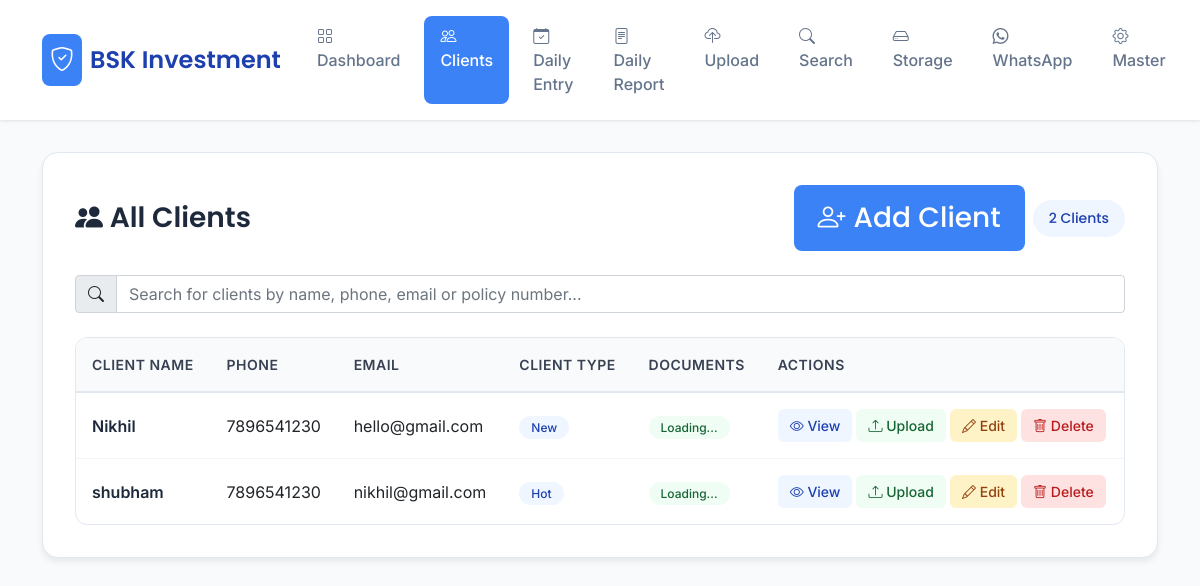
Page /client_list on the earlier database version.
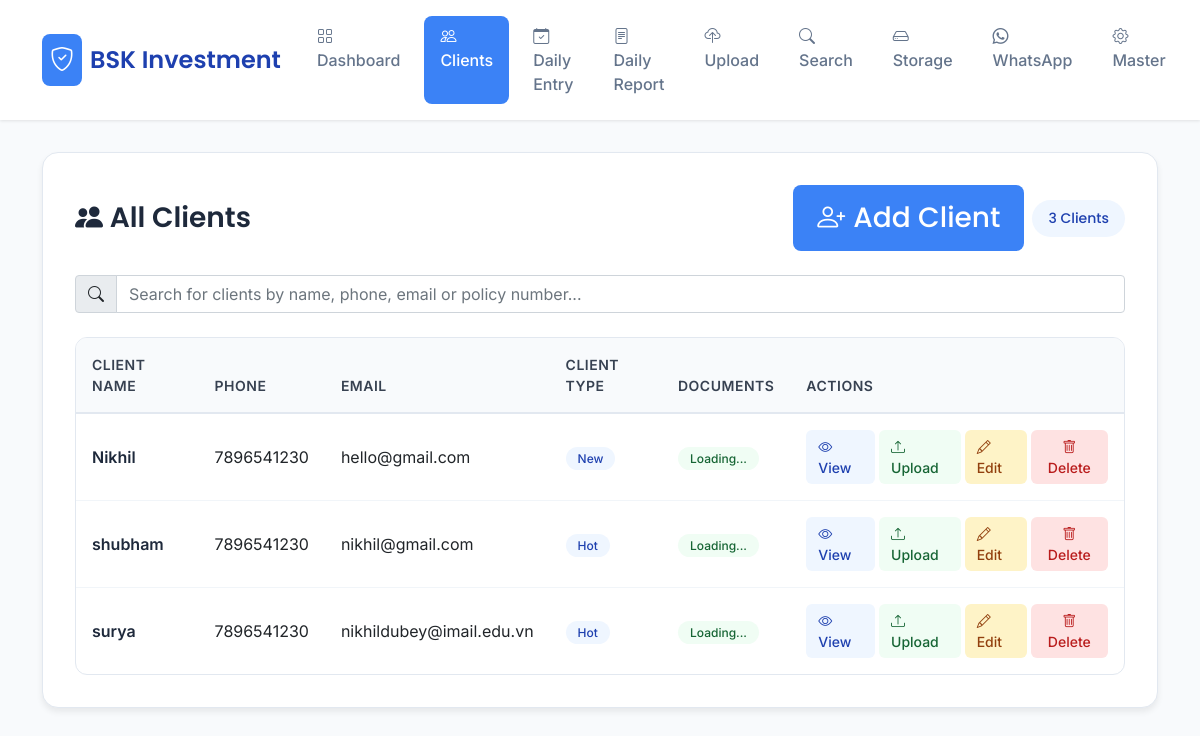
Same page on the later database version.
### tables this page shows
CREATE TABLE clients (
            id INTEGER PRIMARY KEY AUTOINCREMENT,
            name TEXT NOT NULL,
            phone TEXT,
            email TEXT,
            folder_name TEXT,
            client_type TEXT,
            policy_number TEXT,
            pan_card TEXT,
            address TEXT,
            created_at TIMESTAMP DEFAULT CURRENT_TIMESTAMP
        , policy_expiry_date TEXT, premium_amount TEXT, policy_type TEXT);

### app.py (the view)
@app.route('/client_list')
def client_list():
    conn = get_db_connection()
    clients = conn.execute('SELECT * FROM clients ORDER BY name').fetchall()
    conn.close()
    return render_template('client_list.html', clients=clients)

### app.py (called while the page is built)
def get_db_connection():
    try:
        conn = sqlite3.connect('documents.db')
        conn.row_factory = sqlite3.Row
        return conn
    except sqlite3.Error as e:
        logger.error(f"Database connection error: {e}")
        flash("Database connection error. Please try again.", "error")
        return None

### templates/client_list.html (shortened to what this page needs)
<!DOCTYPE html>
<html lang="hi">
<head>
    <link href="https://cdn.jsdelivr.net/npm/bootstrap@5.1.3/dist/css/bootstrap.min.css" rel="stylesheet">
    <link rel="stylesheet" href="https://cdn.jsdelivr.net/npm/bootstrap-icons@1.7.2/font/bootstrap-icons.css">
</head>
{% set active_page = 'clients' %}
{% include '_navbar.html' %}
<div class="container">
        <div class="page-container">
            <div class="page-title">
                <span><i class="bi bi-people-fill"></i> All Clients</span>
                <div class="d-flex gap-2 align-items-center">
                    <a href="/add_client" class="btn-primary-custom">
                        <i class="bi bi-person-plus"></i> Add Client
                    </a>
                    <span class="client-count">{{ clients|length }} Clients</span>
                </div>
            </div>
            <div class="input-group mb-4">
                <span class="input-group-text"><i class="bi bi-search"></i></span>
                <input type="text" id="clientSearch" class="form-control" placeholder="Search for clients by name, phone, email or policy number...">
            </div>
            {% if clients %}
                <div class="table-container">
                    <table class="table">
                        <thead>
                            <tr>
                                <th>Client Name</th>
                                <th>Phone</th>
                                <th>Email</th>
                                <th>Client Type</th>
                                <th>Documents</th>
                                <th>Actions</th>
                            </tr>
                        </thead>
                        <tbody>
                            {% for client in clients %}
                            <tr data-client-id="{{ client['id'] }}">
                                <td>
                                    <div class="client-name">{{ client['name'] }}</div>
                                </td>
                                <td>{{ client['phone'] or '-' }}</td>
                                <td>
                                    {% if client['email'] %}
                                        <div>{{ client['email'] }}</div>
                                    {% else %}
                                        <span class="text-muted">Not provided</span>
                                    {% endif %}
                                </td>
                                <td>
                                    {% if client['client_type'] %}
                                        <span class="badge-primary-custom">{{ client['client_type'] }}</span>
                                    {% else %}
                                        <span class="badge-secondary-custom">Not specified</span>
                                    {% endif %}
                                </td>
                                <td>
                                    <span class="badge-success-custom doc-count">Loading...</span>
                                </td>
                                <td>
                                    <div class="d-flex gap-1">
                                        <a href="{{ url_for('client_details', client_id=client['id']) }}" class="action-btn btn-view">
                                            <i class="bi bi-eye"></i> View
                                        </a>
                                        <a href="{{ url_for('upload_document', client_id=client['id']) }}" class="action-btn btn-upload">
                                            <i class="bi bi-upload"></i> Upload
                                        </a>
                                        <a href="{{ url_for('edit_client', client_id=client['id']) }}" class="action-btn btn-edit">
                                            <i class="bi bi-pencil"></i> Edit
                                        </a>
                                        <button class="action-btn btn-delete" onclick="deleteClient('{{ client['id'] }}', '{{ client['name'] }}')">
                                            <i class="bi bi-trash"></i> Delete
                                        </button>
                                    </div>
                                </td>
                            </tr>
                            {% endfor %}
                        </tbody>
                    </table>
                </div>
            {% endif %}
        </div>
    </div>
</body>
</html>

### templates/_navbar.html
<nav class="navbar navbar-expand-lg">
    <div class="container">
        <a class="navbar-brand" href="/">
            <i class="bi bi-shield-check"></i>
            BSK Investment
        </a>
        <div class="navbar-nav ms-auto">
            <a class="nav-link {{ 'active' if active_page == 'dashboard' else '' }}" href="/"><i class="bi bi-grid"></i> Dashboard</a>
            <a class="nav-link {{ 'active' if active_page == 'clients' else '' }}" href="/client_list"><i class="bi bi-people"></i> Clients</a>
            <a class="nav-link {{ 'active' if active_page == 'daily_entry' else '' }}" href="/daily_entry"><i class="bi bi-calendar-check"></i> Daily Entry</a>
            <a class="nav-link {{ 'active' if active_page == 'daily_report' else '' }}" href="/daily_report"><i class="bi bi-file-text"></i> Daily Report</a>
            <a class="nav-link {{ 'active' if active_page == 'upload' else '' }}" href="/quick_upload"><i class="bi bi-cloud-upload"></i> Upload</a>
            <a class="nav-link {{ 'active' if active_page == 'search' else '' }}" href="/search_client"><i class="bi bi-search"></i> Search</a>
            <a class="nav-link {{ 'active' if active_page == 'storage' else '' }}" href="/storage_info"><i class="bi bi-hdd"></i> Storage</a>
            <a class="nav-link {{ 'active' if active_page == 'whatsapp' else '' }}" href="/whatsapp"><i class="bi bi-whatsapp"></i> WhatsApp</a>
            <a class="nav-link {{ 'active' if active_page == 'master' else '' }}" href="/master"><i class="bi bi-gear"></i> Master</a>
        </div>
    </div>
</nav>

### templates/client_list.html (style rules this page uses)
* { margin: 0; padding: 0; box-sizing: border-box; }
.navbar { background: #ffffff !important; box-shadow: 0 1px 3px rgba(0,0,0,0.1); padding: 1rem 0; }
.navbar-brand { font-family: 'Poppins', sans-serif; font-weight: 600; font-size: 1.5rem; color: #1e40af !important; display: flex; align-items: center; gap: 0.5rem; }
.navbar-brand i { background: #3b82f6; color: white; padding: 0.5rem; border-radius: 8px; }
.nav-link { color: #64748b !important; font-weight: 500; padding: 0.5rem 1rem !important; border-radius: 8px; transition: all 0.3s ease; margin: 0 0.25rem; }
.nav-link.active { background: #3b82f6; color: white !important; }
.page-container { background: white; border-radius: 16px; padding: 2rem; box-shadow: 0 4px 6px rgba(0,0,0,0.07); border: 1px solid #e2e8f0; margin-top: 2rem; }
.page-title { font-family: 'Poppins', sans-serif; font-size: 1.75rem; font-weight: 600; color: #1e293b; margin-bottom: 1.5rem; display: flex; align-items: center; justify-content: space-between; }
.client-count { background: #eff6ff; color: #1e40af; padding: 0.5rem 1rem; border-radius: 20px; font-size: 0.875rem; font-weight: 500; }
.table-container { background: white; border-radius: 12px; overflow: hidden; border: 1px solid #e2e8f0; }
.table { margin: 0; }
.table thead th { background: #f8fafc; border-bottom: 2px solid #e2e8f0; color: #374151; font-weight: 600; padding: 1rem; font-size: 0.875rem; text-transform: uppercase; letter-spacing: 0.5px; }
.table tbody td { padding: 1rem; vertical-align: middle; border-bottom: 1px solid #f1f5f9; }
.table tbody tr:last-child td { border-bottom: none; }
.client-name { font-weight: 600; color: #1e293b; }
.action-btn { padding: 0.375rem 0.75rem; border-radius: 6px; font-size: 0.875rem; font-weight: 500; text-decoration: none; transition: all 0.3s ease; border: none; cursor: pointer; }
.btn-view { background: #eff6ff; color: #1e40af; }
.btn-upload { background: #f0fdf4; color: #166534; }
.btn-edit { background: #fef3c7; color: #92400e; }
.btn-delete { background: #fee2e2; color: #b91c1c; }
.badge-primary-custom { background: #eff6ff; color: #1e40af; padding: 0.25rem 0.75rem; border-radius: 12px; font-size: 0.75rem; font-weight: 500; }
.badge-success-custom { background: #f0fdf4; color: #166534; padding: 0.25rem 0.75rem; border-radius: 12px; font-size: 0.75rem; font-weight: 500; }
.btn-primary-custom { background: #3b82f6; border: none; color: white; padding: 0.75rem 1.5rem; border-radius: 8px; font-weight: 500; transition: all 0.3s ease; text-decoration: none; display: inline-flex; align-items: center; gap: 0.5rem; }

Differences in the rows shown:
added clients: name "surya", phone "7896541230", email "nikhildubey@imail.edu.vn", client_type "Hot"
Other differences:
{{ clients|length }}: "2" → "3"
